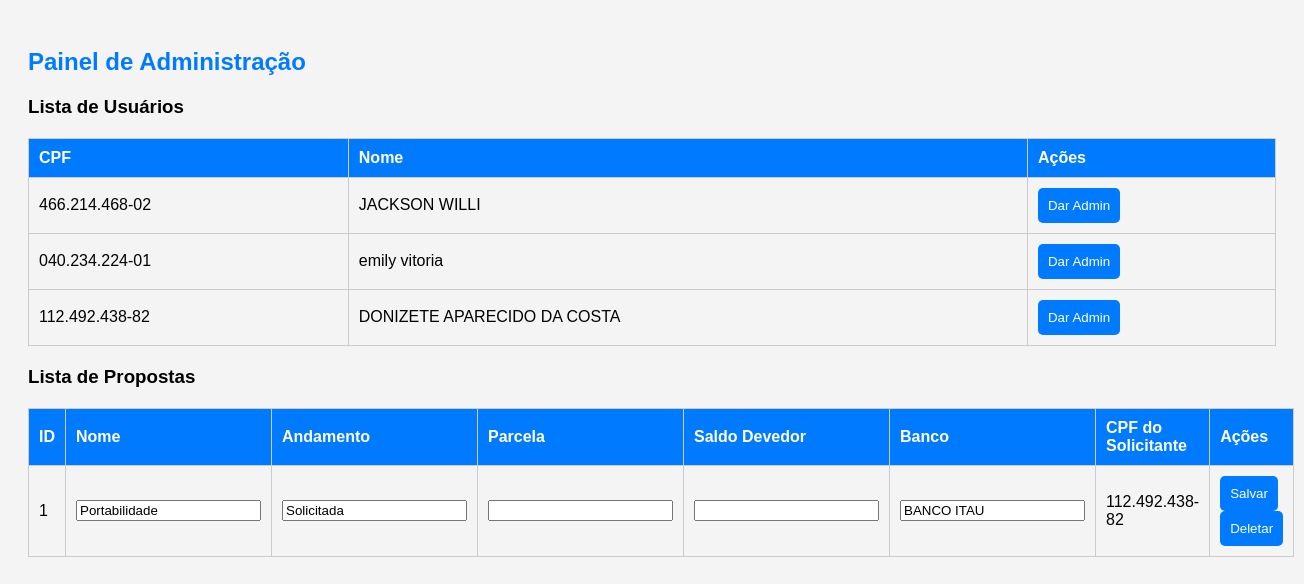
/admin (signed in), run on the app's committed database.
### tables this page shows
CREATE TABLE users (
        id INTEGER PRIMARY KEY,
        cpf TEXT NOT NULL UNIQUE,
        nome TEXT NOT NULL,
        senha TEXT NOT NULL,
        is_admin INTEGER DEFAULT 0
    );

CREATE TABLE propostas (
        id INTEGER PRIMARY KEY,
        nome TEXT NOT NULL,
        andamento TEXT NOT NULL,
        parcela INTEGER NOT NULL,
        saldo_devedor REAL NOT NULL,
        banco TEXT NOT NULL,
        user_id INTEGER,
        FOREIGN KEY(user_id) REFERENCES users(id)
    );

### site.py (the view)
@app.route('/admin')
def admin_page():
    if 'user_id' not in session or not session.get('is_admin'):
        return redirect('/login')
    conn = sqlite3.connect('users.db')
    cursor = conn.cursor()
    cursor.execute("SELECT id, cpf, nome, is_admin FROM users")
    users = cursor.fetchall()
    cursor.execute("""
        SELECT p.id, p.nome, p.andamento, p.parcela, p.saldo_devedor, p.banco, u.cpf
        FROM propostas p
        JOIN users u ON p.user_id = u.id
    """)
    propostas = cursor.fetchall()
    conn.close()
    return render_template('admin.html', nome=session['nome'], users=users, propostas=propostas)

### templates/admin.html (shortened to what this page needs)
<!DOCTYPE html>
<html lang="pt-BR">
<head>
</head>
<body>
<div class="admin-container">
    <h2>Painel de Administração</h2>
    <h3>Lista de Usuários</h3>
    <table>
        <thead>
            <tr>
                <th>CPF</th>
                <th>Nome</th>
                <th>Ações</th>
            </tr>
        </thead>
        <tbody>
            {% for user in users %}
            <tr>
                <td>{{ user[1] }}</td>
                <td>{{ user[2] }}</td>
                <td>
                    <form action="/set_admin/{{ user[0] }}" method="POST">
                        <button type="submit" class="button" {% if user[3] %}disabled{% endif %}>Dar Admin</button>
                    </form>
                </td>
            </tr>
            {% endfor %}
        </tbody>
    </table>
    <h3>Lista de Propostas</h3>
    <table>
        <thead>
            <tr>
                <th>ID</th>
                <th>Nome</th>
                <th>Andamento</th>
                <th>Parcela</th>
                <th>Saldo Devedor</th>
                <th>Banco</th>
                <th>CPF do Solicitante</th>
                <th>Ações</th>
            </tr>
        </thead>
        <tbody>
            {% for proposta in propostas %}
            <tr id="proposta-{{ proposta[0] }}">
                <td>{{ proposta[0] }}</td>
                <td><input type="text" value="{{ proposta[1] }}" class="editable" data-field="nome"></td>
                <td><input type="text" value="{{ proposta[2] }}" class="editable" data-field="andamento"></td>
                <td><input type="number" value="{{ proposta[3] }}" class="editable" data-field="parcela"></td>
                <td><input type="number" value="{{ proposta[4] }}" class="editable" data-field="saldo_devedor"></td>
                <td><input type="text" value="{{ proposta[5] }}" class="editable" data-field="banco"></td>
                <td>{{ proposta[6] }}</td>
                <td>
                    <button class="button" onclick="saveChanges({{ proposta[0] }})">Salvar</button>
                    <form action="/delete_proposta/{{ proposta[0] }}" method="POST" style="display:inline;">
                        <button type="submit" class="button" onclick="return confirm('Tem certeza que deseja deletar esta proposta?');">Deletar</button>
                    </form>
                </td>
            </tr>
            {% endfor %}
        </tbody>
    </table>
</div>
</body>
</html>

### templates/admin.html (style rules this page uses)
body { font-family: Arial, sans-serif; background-color: #f4f4f4; }
.admin-container { padding: 20px; }
h2 { color: #007BFF; }
table { width: 100%; border-collapse: collapse; margin: 20px 0; }
th, td { border: 1px solid #ccc; padding: 10px; text-align: left; }
th { background-color: #007BFF; color: white; }
.button { background-color: #007BFF; color: white; padding: 10px; border: none; border-radius: 5px; cursor: pointer; }

### data on the page
users: cpf "466.214.468-02", nome "JACKSON WILLI"
users: cpf "040.234.224-01", nome "emily vitoria"
users: cpf "112.492.438-82", nome "DONIZETE APARECIDO DA COSTA"
propostas: id "1", nome "Portabilidade", andamento "Solicitada", banco "BANCO ITAU", cpf "112.492.438-82"
